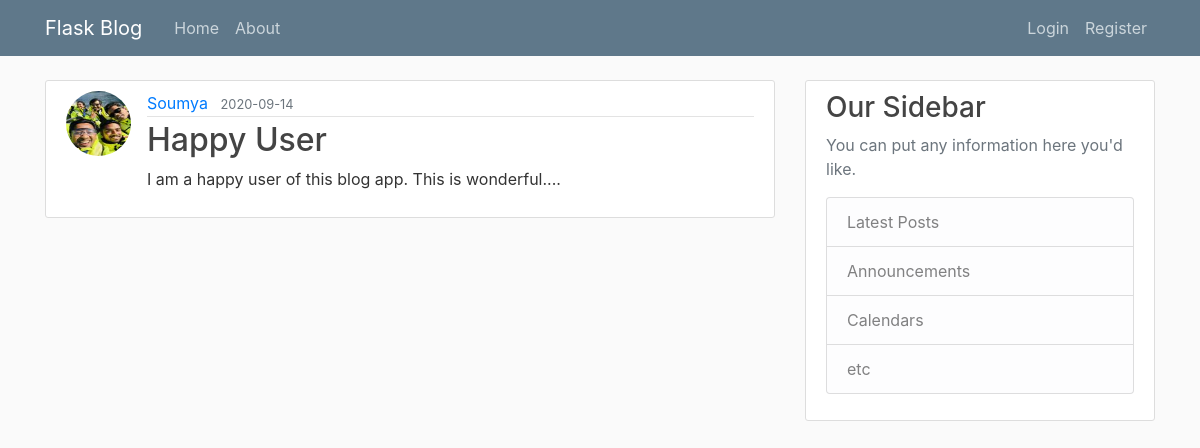
/post/36, run on an earlier commit of the app's database.
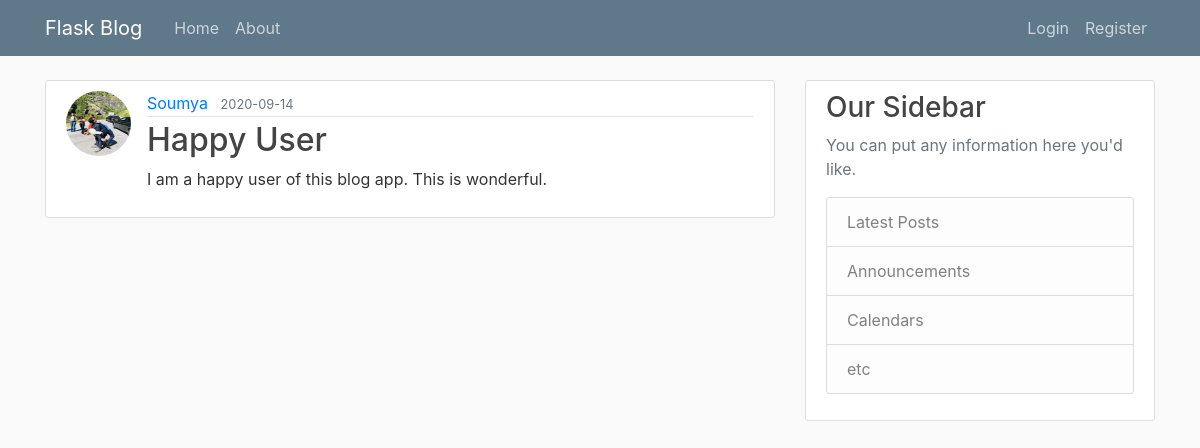
And on a later commit of the database.
### flaskblog/models.py (models this page shows, shortened)
class User(db.Model, UserMixin):
    id = db.Column(db.Integer, primary_key=True)
    username = db.Column(db.String(20), unique=True, nullable=False)
    email = db.Column(db.String(120), unique=True, nullable=False)
    password = db.Column(db.String(60), nullable=False)
    image_file = db.Column(db.String(20), nullable=False, default='default.jpg')
    posts = db.relationship('Post', backref='author', lazy=True)

class Post(db.Model):
    id = db.Column(db.Integer, primary_key=True)
    title = db.Column(db.String(100), nullable=False)
    date_posted = db.Column(db.DateTime, nullable=False, default=datetime.utcnow)
    content = db.Column(db.Text, nullable=False)
    user_id = db.Column(db.Integer, db.ForeignKey('user.id'), nullable=False)

### flaskblog/posts/routes.py (the view)
@posts.route("/post/<int:post_id>")
def post(post_id):
    post = Post.query.get_or_404(post_id)
    return render_template('post.html', title=post.title, post=post)

### flaskblog/templates/post.html (shortened to what this page needs)
{% extends "layout.html" %}
{%  block content %}
    <article class="media content-section">
    <img class="rounded-circle article-img" src="{{ url_for('static', filename='profile_pics/' + post.author.image_file) }}" alt="">
    <div class="media-body">
        <div class="article-metadata">
            <a class="mr-2" href="{{ url_for('users.user_posts', username=post.author.username) }}">{{ post.author.username }}</a>
            <small class="text-muted">{{ post.date_posted.strftime('%Y-%m-%d') }}</small>
        </div>
        <h2 class="article-title">{{ post.title }}</h2>
        <p class="article-content">{{ post.content }}</p>
    </div>
    </article>
{% endblock content %}

What changed in the data, as far as the page shows it:
changed User "Soumya": image_file: a different picture
changed Post "Happy User": content "I am a happy user of this blog app. This is wonderful...." → "I am a happy user of this blog app. This is wonderful."
